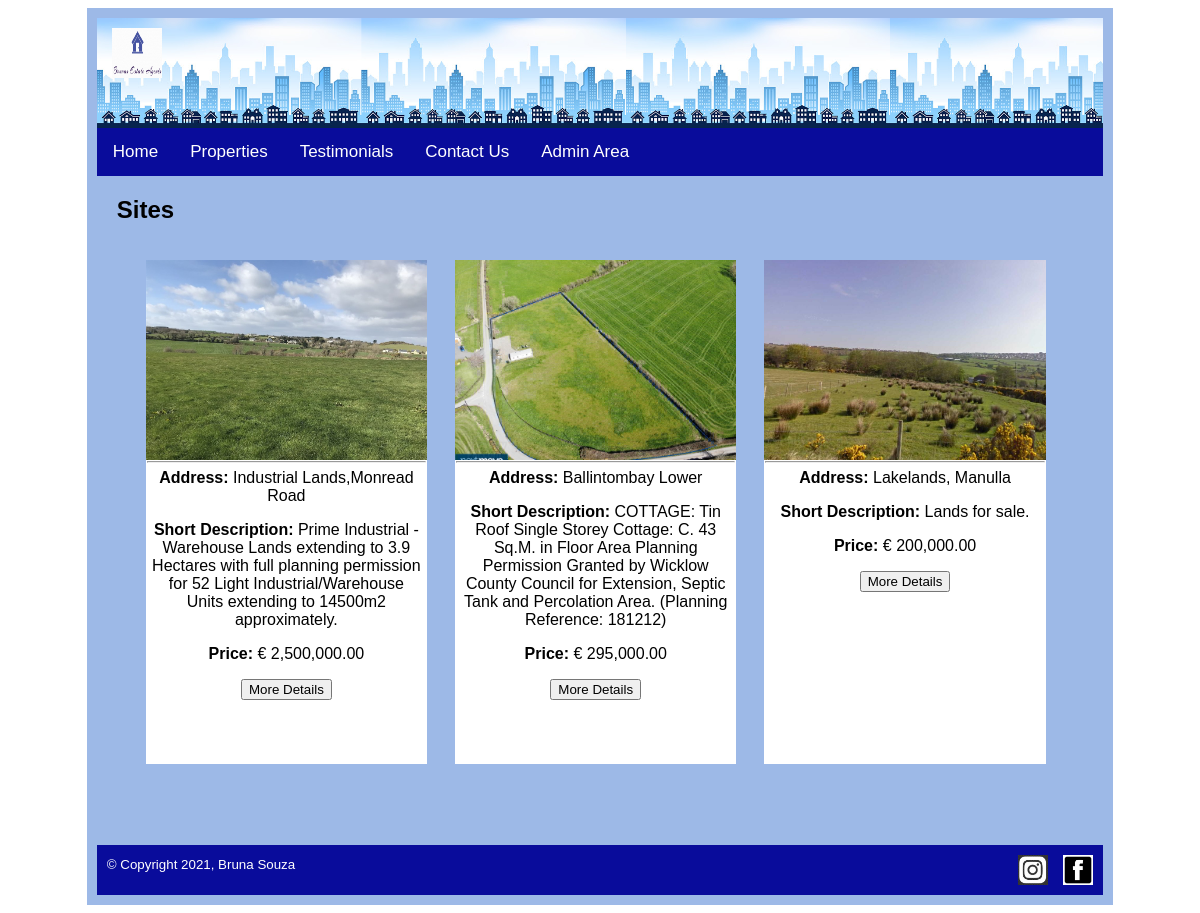
The app's page /template.php?pageName=displayAllProperties&categoryid=3&name=Sites with its own data.
### tables this page shows
CREATE TABLE `property` (
  `propertyid` int(11) NOT NULL,
  `address1` varchar(50) NOT NULL,
  `town` varchar(50) NOT NULL,
  `county` varchar(50) NOT NULL,
  `price` double NOT NULL,
  `bedrooms` int(2) DEFAULT NULL,
  `shortdescription` text NOT NULL,
  `longdescription` text NOT NULL,
  `image` varchar(50) NOT NULL,
  `categoryid` int(11) NOT NULL,
  `vendorid` int(11) NOT NULL
);

### displayAllProperties.php (the view, shortened to what this page needs)
<!DOCTYPE HTML>
<html lang="en">
  <div id="content">
    <?php
      require 'connect.php';
      $sql="SELECT * from property ";
      $category = "All Properties";
      if (isset($_GET["categoryid"])) {
        $categoryId = $_GET["categoryid"];
        $category = $_GET["name"];
        $sql = "$sql INNER JOIN category ON category.categoryId = property.categoryId WHERE property.categoryId = $categoryId";
      }
    ?>
    <h2><?php echo $category ?></h2>
      <?php
        $result=mysqli_query($link, $sql);
        if(mysqli_num_rows($result)>0){
          $cols = 3;
          $counter = 1;
          while($row=mysqli_fetch_array($result)) {
            if(($counter % $cols) == 1) {
      ?>
              <br><br>
              <div class="newrow">
              <?php
            }
            $propertyid=$row["propertyid"];
            $image=$row["image"];
            $shortdescription=$row["shortdescription"];
            $address1=$row["address1"];
            $price=$row["price"];?>
              <div class="col">
                <div class="card">
                    <?php
                      echo '<div id="img" style="background-image: url(\'' . $image . '\'); background-size:cover;"></div>';
                    ?>
                    <hr>
                  <div class="card-body">
                    <?php
                      echo "<strong>Address: </strong>$address1";
                      echo "<div id=\"shortDescription\">
                      <strong>Short Description: </strong>$shortdescription</div>";
                      $displayPrice = number_format($price, 2, '.', ',');
                      echo "<strong>Price: </strong> € $displayPrice";
                    ?>
                    <div class="detailslink">
                      <?php echo "<a href='template.php?propertyid=$propertyid&pageName=propertyDetails'><button>More Details</button></a>";?>
                      <br><br>
                    </div>
                  </div>
                </div>
              </div>
              <?php
            if(($counter % $cols) == 0) {
              echo "</div>";
            }
            $counter++;
          }
        }
        echo"</div><br><br>";
        mysqli_close($link); ?>
  </div>
</html>

### css/styles.css (style rules this page uses)
body { background-color: #ffffff; }
#header { height: 110px; background-repeat: repeat-x; background-image: url("../images/header.jpeg"); background-size: auto 110px; }
#logo { float:left; margin-top: 10px; margin-left: 15px; }
.topnav { overflow: hidden; background-color: #090C9B; }
.topnav a { float: left; color: #ffffff; padding: 14px 16px; text-decoration: none; font-size: 17px; }
.dropdown { float: left; overflow: hidden; }
.dropdown .dropbtn { font-size: 17px; border: none; color: #ffffff; padding: 14px 16px; background-color: inherit; font-family: inherit; }
#content { min-height: 400px; }
.content h2 { margin:0%; }
.content a { text-decoration: none; color: #000000; }
.newrow { overflow:hidden; margin-left: 3%; }
.col { width: 30%; float: left; margin-right: 3%; }
.card { background-color: white; text-align: center; min-height: 400px; }
#img { height: 200px; }
hr { margin: 1px; }
.card-body { padding: 5px; min-height: 290px; }
#footer { background-color: #090C9B; color: #ffffff; height: 30px; margin-top: 25px; padding: 10px; }
#facebookLogo { float:right; margin-left: 15px; }
#InstagramLogo { float:right; }

### records on screen
property: image (picture), address1 "Industrial Lands,Monread Road", shortdescription "Prime Industrial - Warehouse Lands extending to 3.9 Hectares with full planning permission for 52 Light Industrial/Warehouse Units extending to 14500m2 approximately.", price "2,500,000.00"
property: image (picture), address1 "Ballintombay Lower", shortdescription "COTTAGE: Tin Roof Single Storey Cottage: C. 43 Sq.M. in Floor Area Planning Permission Granted by Wicklow County Council for Extension, Septic Tank and Percolation Area. (Planning Reference: 181212)", price "295,000.00"
property: image (picture), address1 "Lakelands, Manulla", shortdescription "Lands for sale.", price "200,000.00"

### other values on screen
$category "Sites"
